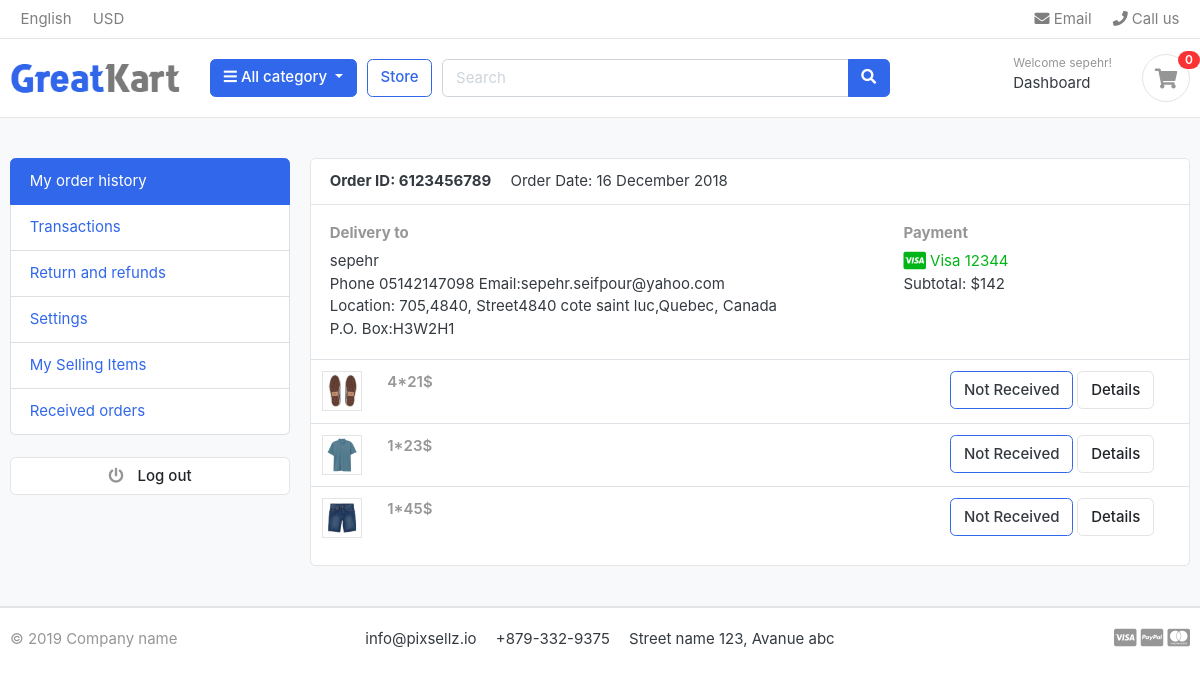
Page /DashboardPage (signed in) on the earlier database version.
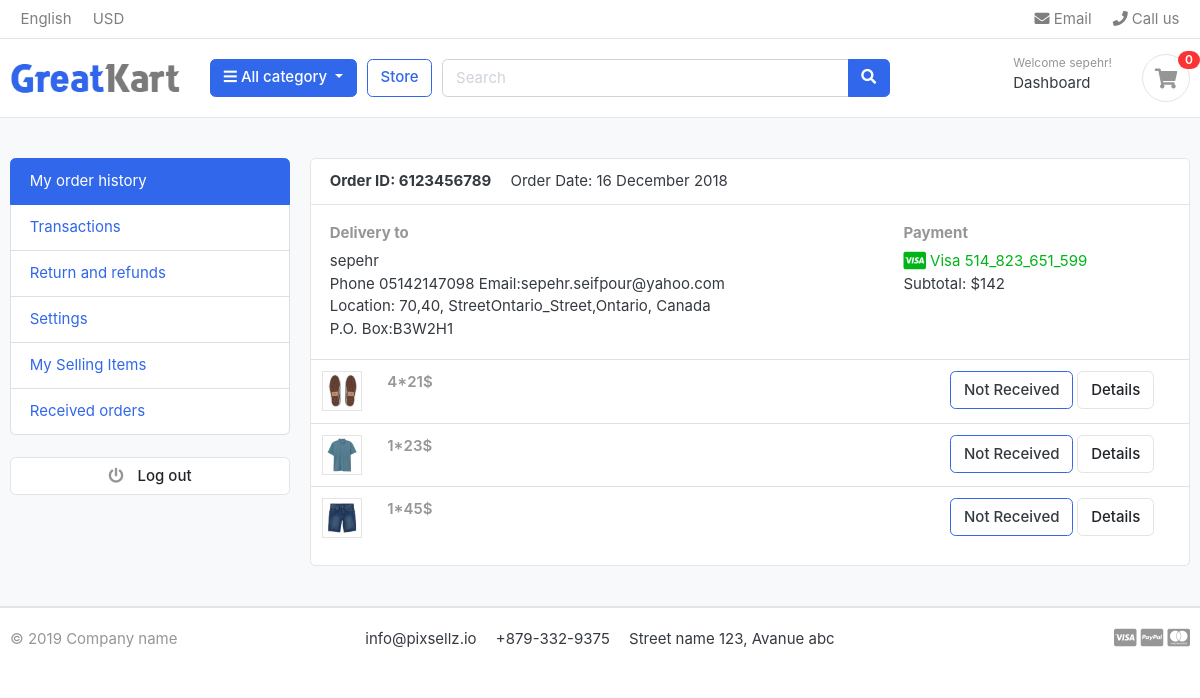
Same page on the later database version.
### Order/models.py (models this page shows, shortened)
class ShippingDetail(models.Model):
    ShipOrder=models.ForeignKey(Order,on_delete=models.CASCADE)
    firstname = models.CharField(max_length=50)
    lastname = models.CharField(max_length=50)
    phone = models.CharField(max_length=50)
    email = models.CharField(max_length=50)
    Country = models.CharField(max_length=50)
    state = models.CharField(max_length=50)
    street = models.CharField(max_length=50)
    building = models.CharField(max_length=50)
    house = models.CharField(max_length=50)
    postalcode = models.CharField(max_length=50)
    zip = models.CharField(max_length=50)

class CardSpecification(models.Model):
    CardOrder=models.ForeignKey(Order,on_delete=models.CASCADE)
    CardNumber=models.CharField(max_length=50)
    CsvCard=models.CharField(max_length=10)
    CardYear=models.IntegerField()
    CardMonth=models.IntegerField()

### Dashboard/views.py (the view)
# urls.py: path('DashboardPage',DashBoardPage.as_view()),
class DashBoardPage(DetailView):
    Selected_Order_user=None
    Selected_Order_Detail=None
    template_name = 'dashboard/Dashboard.html'
    def get_object(self, queryset=None):
        userid=self.request.user.id
        self.Selected_Order_user=Order.objects.filter(UserOder__user_id=userid,transaction=True).order_by('OrderDate').first()
        print("Order")
        print(self.Selected_Order_user)
        queryset=OrderDetail.objects.filter(orderdetail_id=self.Selected_Order_user.id).all()
        return queryset
    def get_context_data(self,*args,**kwargs):
        context=super(DashBoardPage, self).get_context_data(*args,**kwargs)
        context['username']=self.request.user.username
        context['shipping']=ShippingDetail.objects.filter(ShipOrder_id=self.Selected_Order_user.id).first()
        context['carddetail']=CardSpecification.objects.filter(CardOrder_id=self.Selected_Order_user.id).first()
        context['total_price']=self.Selected_Order_user
        return context

### Comments/context_processors.py
class CommentForm(ModelForm):
    class Meta:
        model=Comments
        fields=['Description']
        widgets={
            'Description':Textarea()
        }

### Categories/context_processors.py (called while the page is built)
def CategoriesItem(request):
    categories = Category.objects.all().exclude(Parentitem=None).values('ParentCategory')
    category_item = []
    for category in categories:
        for key in category:
            category_item.append(category.get(key))
    return dict(CategoriesItem=set(category_item))

### Comments/context_processors.py (called while the page is built)
def passform(request):
    return dict(commentform=CommentForm())

def pass_all_comments(request):
    return dict(comments=Comments.objects.all())

### DjangoProject/context_processors.py (called while the page is built)
def orderusercount(request):
    userid = request.user.id
    orderscount = OrderDetail.objects.filter(orderdetail__UserOder__user_id=userid,
                                             orderdetail__transaction=False).aggregate(
        userordercount=Count('productorder'))
    return dict(count=orderscount['userordercount'])

### Order/models.py (called while the page is built)
    def __str__(self):
        return self.UserOder.user.username +"___"+str(self.OrderDate.date())+"__"+str(self.transaction)

### Product/context_processors.py (called while the page is built)
def populare_product(request):
    mostcount=OrderDetail.objects.order_by('order_count')[:3]
    return dict(mostcount=mostcount)

### templates/dashboard/Dashboard.html
{% extends 'base.html' %}
{% load static %}
{% block content %}
    <section class="section-conten padding-y bg">
<div class="container">
	<div class="row">
	<aside class="col-md-3">
		<ul class="list-group">
			<a class="list-group-item active" href="#"> My order history </a>
			<a class="list-group-item" href="#"> Transactions </a>
			<a class="list-group-item" href="#"> Return and refunds </a>
			<a class="list-group-item" href="#">Settings </a>
			<a class="list-group-item" href="#"> My Selling Items </a>
			<a class="list-group-item" href="#"> Received orders </a>
		</ul>
		<br>
		<a class="btn btn-light btn-block" href="#"> <i class="fa fa-power-off"></i> <span class="text">Log out</span> </a>
	</aside>
	<main class="col-md-9">
		<article class="card">
		<header class="card-header">
			<strong class="d-inline-block mr-3">Order ID: 6123456789</strong>
			<span>Order Date: 16 December 2018</span>
		</header>
		<div class="card-body">
			<div class="row">
				<div class="col-md-8">
					<h6 class="text-muted">Delivery to</h6>
					<p>{{ username }} <br>
					Phone {{ shipping.phone }} Email:{{ shipping.email }} <br>
			    	Location: {{ shipping.house }},{{ shipping.building }}, Street{{shipping.street}},{{ shipping.state }}, {{shipping.Country  }} <br>
			    	P.O. Box:{{ shipping.zip }}
			 		</p>
				</div>
				<div class="col-md-4">
					<h6 class="text-muted">Payment</h6>
					<span class="text-success">
						<i class="fab fa-lg fa-cc-visa"></i>
					    Visa {{ carddetail.CardNumber }}
					</span>
					<p>Subtotal: ${{ total_price.PriceOrder }} <br>
					</p>
				</div>
			</div>
		</div>
		<div class="table-responsive">
		<table class="table table-hover">
            {% for item in object %}
			<tr>
				<td width="65">
					<img src=" {{ item.productorder.Pro_Detail.image.url }}" class="img-xs border">
				</td>
				<td>
					<var class="price text-muted">{{ item.order_count }}*{{item.productorder.Pro_Detail.price}}$</var>
				</td>
				<td width="250"> <a  class="btn btn-outline-primary">Not Received</a> <a href="/ProductDetail/{{ item.productorder.id }}" class="btn btn-light"> Details </a> </td>
			</tr>
            {% endfor %}
		</table>
		</div>
		</article>
	</main>
</div>
</div>
</section>
{% endblock %}

Differences in the rows shown:
changed ShippingDetail "sepehr.seifpour@yahoo.com": house "705" → "70"; building "4840" → "40"; street "4840 cote saint luc" → "Ontario_Street"; state "Quebec" → "Ontario"; zip "H3W2H1" → "B3W2H1"
changed CardSpecification: CardNumber "12344" → "514_823_651_599"
